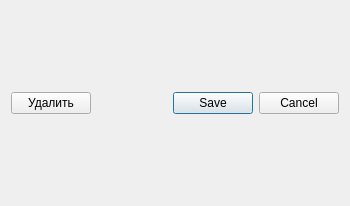
<?xml version="1.0" encoding="UTF-8"?>
<ui version="4.0">
 <class>InputEditForm</class>
 <widget class="QDialog" name="InputEditForm">
  <property name="geometry">
   <rect>
    <x>0</x>
    <y>0</y>
    <width>350</width>
    <height>206</height>
   </rect>
  </property>
  <property name="sizePolicy">
   <sizepolicy hsizetype="Preferred" vsizetype="Preferred">
    <horstretch>0</horstretch>
    <verstretch>0</verstretch>
   </sizepolicy>
  </property>
  <property name="minimumSize">
   <size>
    <width>350</width>
    <height>206</height>
   </size>
  </property>
  <property name="maximumSize">
   <size>
    <width>350</width>
    <height>206</height>
   </size>
  </property>
  <property name="windowTitle">
   <string>Dialog</string>
  </property>
  <layout class="QGridLayout" name="gridLayout">
   <item row="0" column="0">
    <layout class="QVBoxLayout" name="generalVerticalLayout">
     <item>
      <layout class="QHBoxLayout" name="horizontalLayout">
       <item>
        <widget class="QPushButton" name="delete_pushButton">
         <property name="text">
          <string>Удалить</string>
         </property>
        </widget>
       </item>
       <item>
        <spacer name="horizontalSpacer">
         <property name="orientation">
          <enum>Qt::Horizontal</enum>
         </property>
         <property name="sizeHint" stdset="0">
          <size>
           <width>40</width>
           <height>20</height>
          </size>
         </property>
        </spacer>
       </item>
       <item>
        <widget class="QDialogButtonBox" name="buttonBox">
         <property name="orientation">
          <enum>Qt::Horizontal</enum>
         </property>
         <property name="standardButtons">
          <set>QDialogButtonBox::Cancel|QDialogButtonBox::Save</set>
         </property>
        </widget>
       </item>
      </layout>
     </item>
    </layout>
   </item>
  </layout>
 </widget>
 <resources/>
 <connections/>
</ui>
